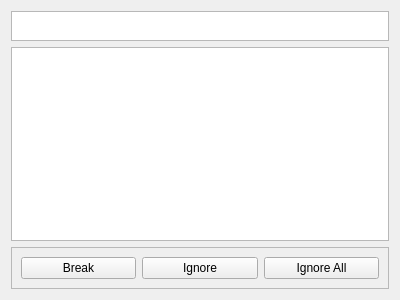
<?xml version="1.0" encoding="UTF-8"?>
<ui version="4.0">
 <class>AssertFrame</class>
 <widget class="QWidget" name="AssertFrame">
  <property name="geometry">
   <rect>
    <x>0</x>
    <y>0</y>
    <width>400</width>
    <height>300</height>
   </rect>
  </property>
  <property name="windowTitle">
   <string>Form</string>
  </property>
  <layout class="QVBoxLayout" name="verticalLayout">
   <item>
    <widget class="QTextBrowser" name="whereabouts">
     <property name="enabled">
      <bool>true</bool>
     </property>
     <property name="sizePolicy">
      <sizepolicy hsizetype="Expanding" vsizetype="Minimum">
       <horstretch>0</horstretch>
       <verstretch>0</verstretch>
      </sizepolicy>
     </property>
     <property name="maximumSize">
      <size>
       <width>16777215</width>
       <height>30</height>
      </size>
     </property>
    </widget>
   </item>
   <item>
    <widget class="QTextBrowser" name="errorMessage">
     <property name="enabled">
      <bool>true</bool>
     </property>
    </widget>
   </item>
   <item>
    <widget class="QFrame" name="frame">
     <property name="frameShape">
      <enum>QFrame::StyledPanel</enum>
     </property>
     <property name="frameShadow">
      <enum>QFrame::Raised</enum>
     </property>
     <layout class="QHBoxLayout" name="horizontalLayout">
      <item>
       <widget class="QPushButton" name="breakButton">
        <property name="text">
         <string>Break</string>
        </property>
       </widget>
      </item>
      <item>
       <widget class="QPushButton" name="ignoreButton">
        <property name="text">
         <string>Ignore</string>
        </property>
       </widget>
      </item>
      <item>
       <widget class="QPushButton" name="ignoreAllButton">
        <property name="text">
         <string>Ignore All</string>
        </property>
       </widget>
      </item>
     </layout>
    </widget>
   </item>
  </layout>
 </widget>
 <resources/>
 <connections/>
</ui>
